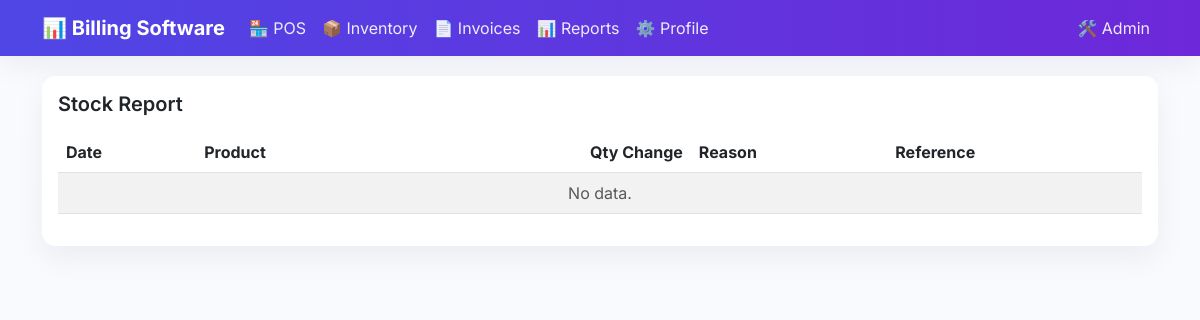
Page /reports/stock-report/ on the earlier database version.
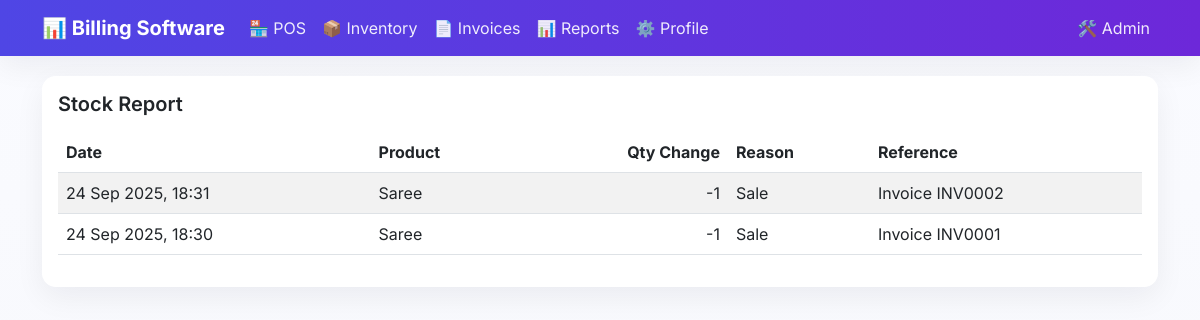
Same page on the later database version.
### inventory/models.py (models this page shows, shortened)
class StockMovement(models.Model):
    MOVEMENT_REASONS = [
        ('purchase', 'Purchase'),
        ('sale', 'Sale'),
        ('adjustment', 'Stock Adjustment'),
        ('return', 'Return'),
        ('damage', 'Damage/Loss'),
    ]
    product = models.ForeignKey(Product, on_delete=models.CASCADE, related_name='stock_movements')
    qty_change = models.DecimalField(
        max_digits=10,
        decimal_places=0,
        help_text="Positive for stock in, negative for stock out"
    )
    reason = models.CharField(max_length=20, choices=MOVEMENT_REASONS, default='adjustment')
    unit_cost = models.DecimalField(
        max_digits=10,
        decimal_places=0,
        blank=True,
        null=True,
        validators=[MinValueValidator(Decimal('0'))],
        help_text="Unit cost for purchases"
    )
    reference = models.CharField(max_length=100, blank=True, null=True, help_text="Reference like invoice number")
    notes = models.TextField(blank=True, null=True)
    timestamp = models.DateTimeField(auto_now_add=True)
    class Meta:
        ordering = ['-timestamp']
        verbose_name = "Stock Movement"
        verbose_name_plural = "Stock Movements"

class Product(models.Model):
    name = models.CharField(max_length=200)
    collection = models.ForeignKey('Collection', on_delete=models.SET_NULL, blank=True, null=True, related_name='products')
    sku = models.CharField(max_length=50, unique=True, blank=True, null=True, help_text="Stock Keeping Unit")
    barcode_value = models.CharField(max_length=100, unique=True, blank=True, null=True)
    price_incl_tax = models.DecimalField(
        max_digits=10,
        decimal_places=0,
        validators=[MinValueValidator(Decimal('1'))],
        help_text="Price including tax"
    )
    tax_rate = models.DecimalField(max_digits=5, decimal_places=2, default=5.00, help_text="Tax rate percentage")
    cost_price = models.DecimalField(
        max_digits=10,
        decimal_places=0,
        validators=[MinValueValidator(Decimal('0'))],
        default=0,
        help_text="Cost price per unit"
    )
    track_stock = models.BooleanField(default=True, help_text="Whether to track stock for this product")
    stock_quantity = models.DecimalField(
        max_digits=10,
        decimal_places=0,
        default=0,
        help_text="Current stock quantity"
    )
    hsn = models.CharField(max_length=20, blank=True, null=True, help_text="HSN/SAC Code")
    unit = models.CharField(max_length=20, default="pcs", help_text="Unit of measurement")
    description = models.TextField(blank=True, null=True)
    created_at = models.DateTimeField(auto_now_add=True)
    updated_at = models.DateTimeField(auto_now=True)
    class Meta:
        ordering = ['name']
        verbose_name = "Product"
        verbose_name_plural = "Products"

### reports/views.py (the view)
# urls.py: path('stock-report/', views.stock_report, name='stock_report'),
def stock_report(request):
    movements = StockMovement.objects.select_related('product').order_by('-timestamp')[:100]
    context = {
        'movements': movements,
        'page_title': 'Stock Report'
    }
    return render(request, 'reports/stock_report.html', context)

### templates/reports/stock_report.html (shortened to what this page needs)
{% extends 'base.html' %}
{% block content %}
<div class="card">
    <div class="card-body">
        <h5 class="card-title mb-3">{{ page_title }}</h5>
        <div class="table-responsive">
            <table class="table table-striped">
                <thead>
                    <tr>
                        <th>Date</th>
                        <th>Product</th>
                        <th class="text-end">Qty Change</th>
                        <th>Reason</th>
                        <th>Reference</th>
                    </tr>
                </thead>
                <tbody>
                    {% for m in movements %}
                    <tr>
                        <td>{{ m.timestamp|date:"d M Y, H:i" }}</td>
                        <td>{{ m.product.name }}</td>
                        <td class="text-end">{{ m.qty_change }}</td>
                        <td>{{ m.reason|title }}</td>
                        <td>{{ m.reference }}</td>
                    </tr>
                    {% empty %}
                    <tr><td colspan="5" class="text-center text-muted">No data.</td></tr>
                    {% endfor %}
                </tbody>
            </table>
        </div>
    </div>
</div>
{% endblock %}

Differences in the rows shown:
added StockMovement: timestamp "24 Sep 2025, 18:31", product.name "Saree", qty_change "-1", reason "Sale", reference "Invoice INV0002"
added StockMovement: timestamp "24 Sep 2025, 18:30", product.name "Saree", qty_change "-1", reason "Sale", reference "Invoice INV0001"
Other differences:
text no longer shown: "No data."
